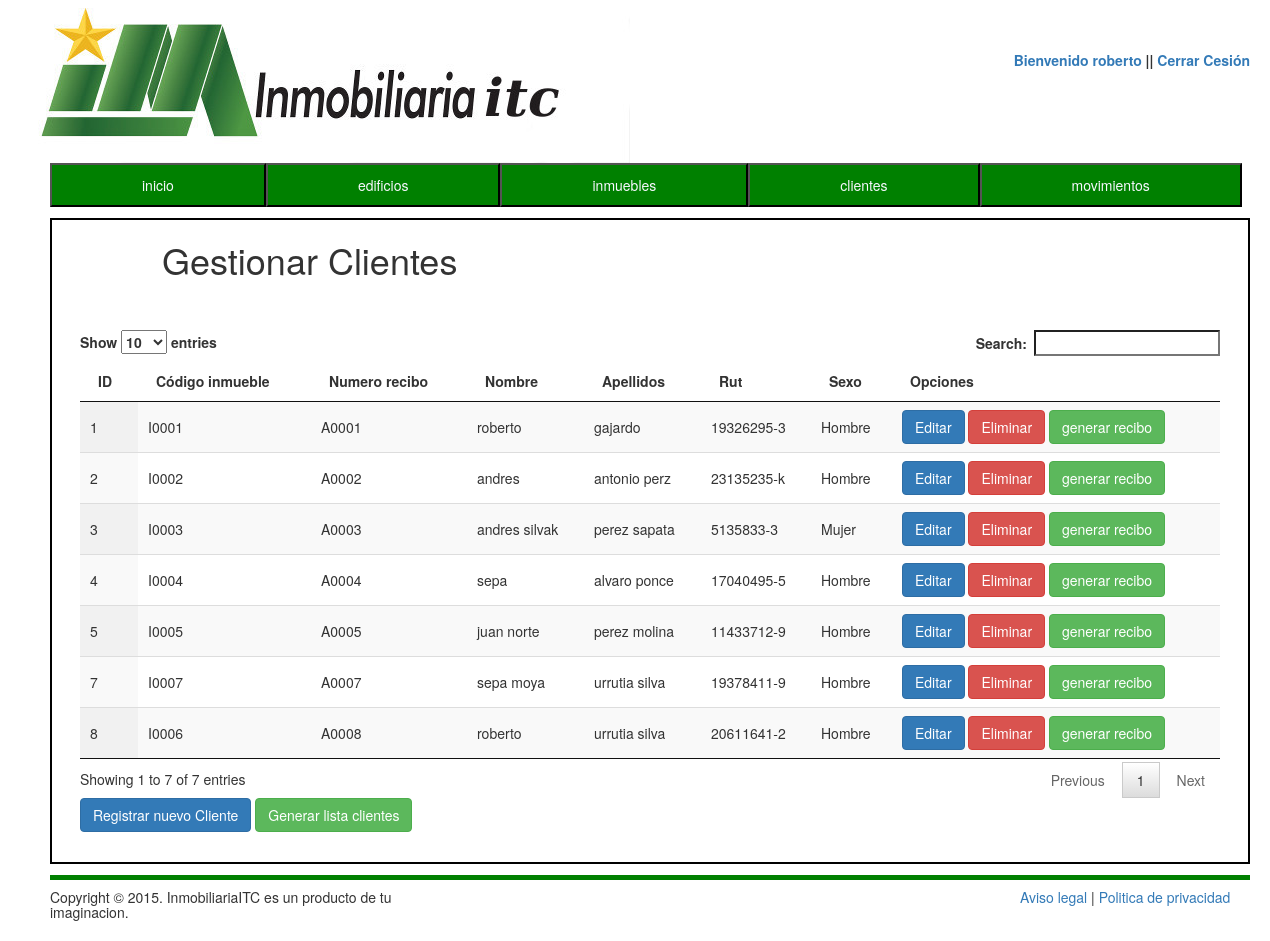
/vistas/clientes.php (signed in), run on the app's committed database.
### tables this page shows
CREATE TABLE `clientes` (
  `id` int(11) NOT NULL,
  `nombre` varchar(100) NOT NULL,
  `apellidos` varchar(100) NOT NULL,
  `rut` varchar(100) NOT NULL,
  `sexo` varchar(100) NOT NULL,
  `Codigoinmueble` varchar(10) NOT NULL,
  `numrecibo` varchar(100) NOT NULL
);

### vistas/clientes.php (the view, shortened to what this page needs)
<!DOCTYPE html>
<html>
<head>
<link rel="stylesheet" href="../css/style.css" type="text/css" media="all" >
<link href="../css/bootstrap.min.css" rel="stylesheet">
    <link rel="stylesheet" href="../css/jquery.dataTables.css">
</head>
<body>
	<img class="logo" alt="logo" src="../medios/Logo1.jpg" />
	<form class="login">
		<label><a href="">Bienvenido <strong><?php echo $_SESSION['user'];?></strong> </a> || <a href="../controladores/desconectar.php"> Cerrar Cesión </a></label>
	</form>
	<ul class="clase-1">
		<li><a href="../index.php" >inicio</a></li>
		<li><a href="edificios.php" >edificios</a></li>
		<li><a href="inmuebles.php" >inmuebles</a></li>
		<li><a href="clientes.php" >clientes</a></li>
		<li><a href="movimientos.php" >movimientos</a></li>
	</ul>
	<div class="inicio" >
	<h1 style="margin-left: 110px;">Gestionar Clientes</h1>
			 <?php include("../datos/connect_db.php"); ?>
    <div class="container" id="TCliente" >
        <br><br>
        <table id="example" class="display" cellspacing="0" width="100%">
        <thead>
            <tr>
                <th>ID</th>
             	<th>Código inmueble</th>
             	<th>Numero recibo</th>
                <th>Nombre</th>
                <th>Apellidos</th>
                <th>Rut</th>
             	<th>Sexo</th>
                <th>Opciones</th>
            </tr>
        </thead>
        <?php
			$sql=("SELECT * FROM clientes");
				$query=mysqli_query($db,$sql);
     		?>
        <tbody>
            <?php while($row = mysqli_fetch_array($query)){ ?>
            <tr>
                <td><?=$row["id"];?></td>
					<td><?=$row["Codigoinmueble"];?></td>
					<td><?=$row["numrecibo"];?></td>
                <td><?=$row["nombre"];?></td>
                <td><?=$row["apellidos"];?></td>
                <td><?=$row["rut"];?></td>
					<td><?=$row["sexo"];?></td>
                <td>
                    <a href="Eclientes.php?id=<?=$row["id"];?>&action=edit" class="btn btn-primary">Editar</a>
                    <a href="javascript:;" onclick="aviso('../controladores/eliminarCliente.php?id=<?=$row["id"];?>&idborrar=2'); return false;" class="btn btn-danger" >Eliminar</a>
                    <a href="../reportes/reporte_recibos.php?codigo=<?=$row["numrecibo"];?>" target="_blank" class="btn btn-success">generar recibo</a>
                </td>
            </tr>
            <?php } ?>
        </tbody>
    </table>
   <a  onclick="desaparecerR()" class="btn btn-primary" style="margin-bottom: 30px;" >Registrar nuevo Cliente </a>
       <a  href="../reportes/reporte_clientes.php" target="_blank" class="btn btn-success" style="margin-bottom: 30px;" >Generar lista clientes</a>
    </div>
	</div>
	<div class="piepag"><h5>Copyright © 2015. InmobiliariaITC es un producto de tu imaginacion.</h5><p><a href="#">Aviso legal</a> | <a href="#">Politica de privacidad</a></p></div>
</body>
</html>

### css/style.css (style rules this page uses)
.logo { float: left; margin-left: 30px; }
body { width: 1250px; }
.login { float: right; margin-top: 50px; }
.clase-1 { list-style:none; width: 1250px; float: left; margin-left: 10px; }
.clase-1 li { background-color: green; float: left; padding: 10px ; border: black 2px outset; }
.clase-1 li a { text-decoration: none; color: ghostwhite; padding: 10px 80px; }
.inicio { border: 2px solid black; float:left; width : 1200px; margin: 1px 50px; }
.piepag { width: 1200px; border-top: 5px outset green; float: left; margin: 10px 50px; }
.piepag h5 { width: 400px; float : left; }
.piepag p { margin-top: 7px; width: 230px; float: right; }

### data on the page
clientes: id "5", Codigoinmueble "I0005", numrecibo "A0005", nombre "juan norte", apellidos "perez molina", rut "11433712-9", sexo "Hombre"
clientes: id "4", Codigoinmueble "I0004", numrecibo "A0004", nombre "sepa", apellidos "alvaro ponce", rut "17040495-5", sexo "Hombre"
clientes: id "1", Codigoinmueble "I0001", numrecibo "A0001", nombre "roberto", apellidos "gajardo", rut "19326295-3", sexo "Hombre"
clientes: id "7", Codigoinmueble "I0007", numrecibo "A0007", nombre "sepa moya", apellidos "urrutia silva", rut "19378411-9", sexo "Hombre"
clientes: id "8", Codigoinmueble "I0006", numrecibo "A0008", nombre "roberto", apellidos "urrutia silva", rut "20611641-2", sexo "Hombre"
clientes: id "2", Codigoinmueble "I0002", numrecibo "A0002", nombre "andres", apellidos "antonio perz", rut "23135235-k", sexo "Hombre"
clientes: id "3", Codigoinmueble "I0003", numrecibo "A0003", nombre "andres silvak", apellidos "perez sapata", rut "5135833-3", sexo "Mujer"

### other printed values
$_SESSION['user'] "roberto"
